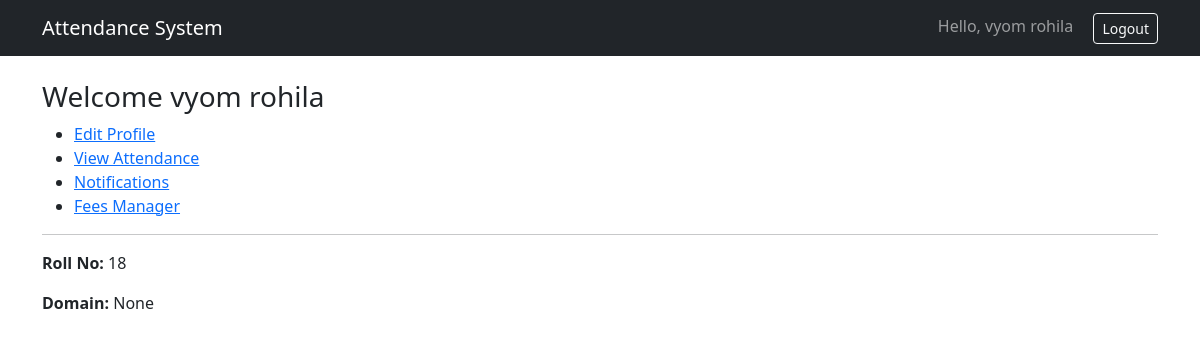
The app's page /accounts/student/dashboard/ (signed in) with its own data.
### accounts/models.py (models this page shows, shortened)
class StudentProfile(models.Model):
    user = models.OneToOneField(User, on_delete=models.CASCADE)
    roll_no = models.IntegerField(unique=True, validators=[roll_no_validator])
    phone = models.CharField(max_length=20,blank=True, null=True, validators=[phone_validator])
    city = models.CharField(max_length=50,blank=True,null=True)
    address = models.TextField(blank=True,null=True)
    pincode = models.CharField(max_length=10,blank=True,null=True, validators=[pincode_validator])
    dob = models.DateField(blank=True,null=True)
    last_qualification = models.CharField(max_length=100,blank=True,null=True)
    domain = models.CharField(max_length=50,blank=True,null=True)
    joining_date = models.DateField(blank=True,null=True,validators=[validate_not_future])
    photo = models.ImageField(upload_to='student_photos/',blank=True,null=True)
    is_active = models.BooleanField(default=True)
    added_by = models.ForeignKey(ManagerProfile, on_delete=models.SET_NULL,null=True,blank=True)
    is_placed = models.BooleanField(default=False)

### accounts/decorators.py (the view)
    def wrapper(request,*args,**kwargs):
        if hasattr(request.user,'studentprofile'):
            return view_func(request,*args,**kwargs)
        else:
            return redirect('manager_dashboard')

### accounts/views.py (called while the page is built)
@login_required
@student_required
def student_dashboard(request):
    student = get_object_or_404(StudentProfile,user=request.user)
    return render(request,'student/dashboard.html',{
        'student':student
    })

### templates/student/dashboard.html (shortened to what this page needs)
{% extends 'base.html' %}
{% block content %}
<h3>Welcome {{ student.user.first_name }}</h3>
<ul>
    <li><a href="{% url 'edit_student_profile' %}">Edit Profile</a></li>
    <li><a href="{% url 'student_view_attendance' %}">View Attendance</a></li>
    <li><a href="{% url "notification_view" %}">Notifications</a></li>
    <li><a href="{% url "student_view_fees" %}">Fees Manager</a></li>
</ul>
<hr>
<p><strong>Roll No:</strong> {{ student.roll_no }}</p>
<p><strong>Domain:</strong> {{ student.domain }}</p>
{% endblock %}

### templates/base.html (shortened to what this page needs)
<!DOCTYPE html>
<html>
<head>
    <link href="https://cdn.jsdelivr.net/npm/bootstrap@5.3.2/dist/css/bootstrap.min.css" rel="stylesheet">
</head>
<body>
    <nav class="navbar navbar-expand-lg navbar-dark bg-dark mb-4">
        <div class="container">
            <a class="navbar-brand" href="/">Attendance System</a>
            <div>
                {% if user.is_authenticated %}
                {% if not user.is_superuser %}
                <span class="navbar-text me-3">Hello, {{ user.first_name }}</span>
                <a class="btn btn-outline-light btn-sm" href="{% url 'logout' %}">Logout</a>
                {% endif %}
                {% endif %}
            </div>
        </div>
    </nav>
    <div class="container">
        {% block content %}{% endblock %}
    </div>
</body>
</html>

### records on screen
StudentProfile: user.first_name "vyom rohila", roll_no "18", domain "None"

### other values on screen
{{ user.first_name }} "vyom rohila"
